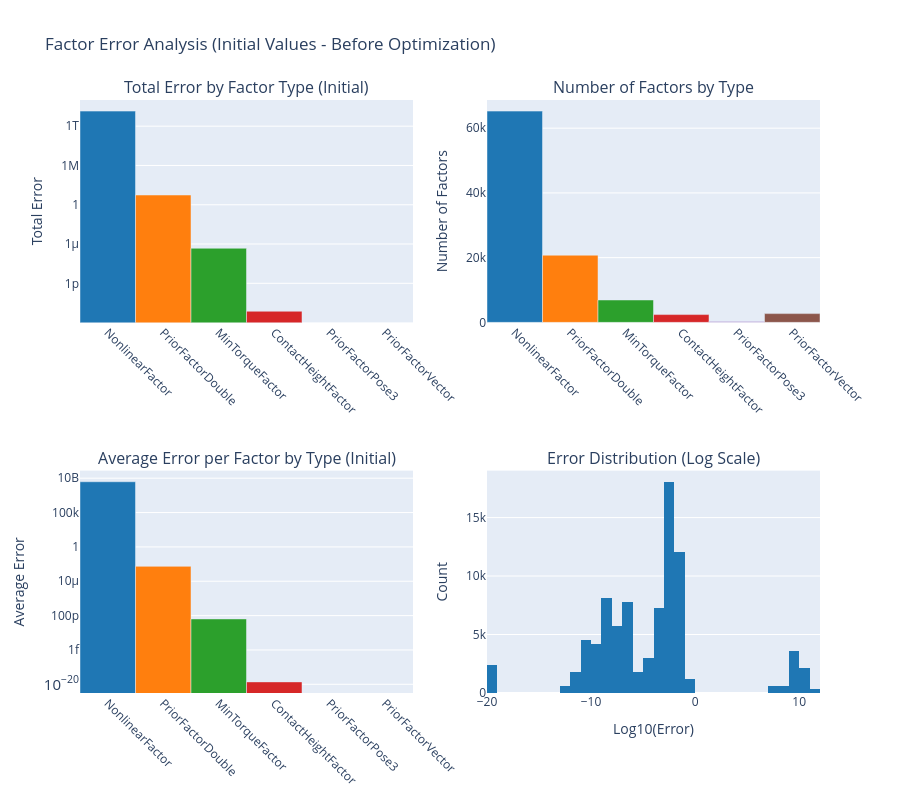

Source (notebook cell):
### Markdown cell above
## 7.1 Analyze Initial Error Before Optimization

Before running the optimization, let's analyze the factor graph errors on the initial zero values to understand the starting point of the problem.

### Code cell
# Analyze factor contributions to INITIAL error (before optimization)
print("Analyzing factor contributions to INITIAL error (before optimization)...")
print(f"Initial total error: {graph.error(init_values):.6e}\n")

# Get all factors and their errors on initial values
initial_factor_errors = []
initial_factor_types = []

for i in range(graph.size()):
    factor = graph.at(i)
    error = factor.error(init_values)
    initial_factor_errors.append(error)
    
    # Get the actual factor type name using Python's type system
    factor_type = type(factor).__name__
    initial_factor_types.append(factor_type)

# Convert to numpy arrays
initial_factor_errors = np.array(initial_factor_errors)
initial_factor_types = np.array(initial_factor_types)

# Group by factor type
unique_types = np.unique(initial_factor_types)
type_errors = {}
type_counts = {}

for ftype in unique_types:
    mask = initial_factor_types == ftype
    type_errors[ftype] = np.sum(initial_factor_errors[mask])
    type_counts[ftype] = np.sum(mask)

# Sort by error contribution
sorted_types = sorted(type_errors.keys(), key=lambda x: type_errors[x], reverse=True)

print(f"Factor Error Analysis (Initial Values):")
print(f"Total factors: {len(initial_factor_errors)}")
print(f"Total error: {np.sum(initial_factor_errors):.6e}")
print(f"\nError by factor type:")
for ftype in sorted_types:
    print(f"  {ftype:40s}: {type_errors[ftype]:12.6e} ({type_counts[ftype]:4d} factors, avg: {type_errors[ftype]/type_counts[ftype]:.6e})")

# Create visualization with Plotly
fig = make_subplots(
    rows=2, cols=2,
    subplot_titles=(
        'Total Error by Factor Type (Initial)',
        'Number of Factors by Type',
        'Average Error per Factor by Type (Initial)',
        'Error Distribution (Log Scale)'
    ),
    specs=[[{"type": "bar"}, {"type": "bar"}],
           [{"type": "bar"}, {"type": "histogram"}]]
)

# Plot 1: Total error by factor type
colors = ['#1f77b4', '#ff7f0e', '#2ca02c', '#d62728', '#9467bd', '#8c564b', '#e377c2', '#bcbd22', '#17becf']
fig.add_trace(
    go.Bar(x=sorted_types, y=[type_errors[t] for t in sorted_types],
           marker_color=colors[:len(sorted_types)],
           name='Total Error'),
    row=1, col=1
)

# Plot 2: Number of factors by type
fig.add_trace(
    go.Bar(x=sorted_types, y=[type_counts[t] for t in sorted_types],
           marker_color=colors[:len(sorted_types)],
           name='Count'),
    row=1, col=2
)

# Plot 3: Average error per factor by type
fig.add_trace(
    go.Bar(x=sorted_types, y=[type_errors[t]/type_counts[t] for t in sorted_types],
           marker_color=colors[:len(sorted_types)],
           name='Avg Error'),
    row=2, col=1
)

# Plot 4: Error distribution histogram (log scale)
fig.add_trace(
    go.Histogram(x=np.log10(initial_factor_errors[initial_factor_errors > 0]),
                 nbinsx=50,
                 marker_color='#1f77b4',
                 name='Error Distribution'),
    row=2, col=2
)

# Update layout
fig.update_xaxes(tickangle=45, row=1, col=1)
fig.update_xaxes(tickangle=45, row=1, col=2)
fig.update_xaxes(tickangle=45, row=2, col=1)
fig.update_xaxes(title_text="Log10(Error)", row=2, col=2)

fig.update_yaxes(type="log", title_text="Total Error", row=1, col=1)
fig.update_yaxes(title_text="Number of Factors", row=1, col=2)
fig.update_yaxes(type="log", title_text="Average Error", row=2, col=1)
fig.update_yaxes(title_text="Count", row=2, col=2)

fig.update_layout(
    height=800,
    title_text="Factor Error Analysis (Initial Values - Before Optimization)",
    showlegend=False
)

fig.show()

### Figure 1 — Plotly figure (JSON) as saved in the notebook; plotly's stock layout.template omitted (floating-point values rounded to 4 significant figures; data arrays with more than 128 entries replaced by an {"elided": "..."} marker saying what was removed)
{"data": [{"marker": {"color": ["#1f77b4", "#ff7f0e", "#2ca02c", "#d62728", "#9467bd", "#8c564b"]}, "name": "Total Error", "type": "bar", "x": ["NonlinearFactor", "PriorFactorDouble", "MinTorqueFactor", "ContactHeightFactor", "PriorFactorPose3", "PriorFactorVector"], "xaxis": "x", "y": [199300000000000.0, 30.48, 2.263e-07, 5.401e-17, 0, 0], "yaxis": "y"}, {"marker": {"color": ["#1f77b4", "#ff7f0e", "#2ca02c", "#d62728", "#9467bd", "#8c564b"]}, "name": "Count", "type": "bar", "x": ["NonlinearFactor", "PriorFactorDouble", "MinTorqueFactor", "ContactHeightFactor", "PriorFactorPose3", "PriorFactorVector"], "xaxis": "x2", "y": [65271, 20746, 6923, 2408, 301, 2709], "yaxis": "y2"}, {"marker": {"color": ["#1f77b4", "#ff7f0e", "#2ca02c", "#d62728", "#9467bd", "#8c564b"]}, "name": "Avg Error", "type": "bar", "x": ["NonlinearFactor", "PriorFactorDouble", "MinTorqueFactor", "ContactHeightFactor", "PriorFactorPose3", "PriorFactorVector"], "xaxis": "x3", "y": [3054000000.0, 0.001469, 3.268e-11, 2.243e-20, 0, 0], "yaxis": "y3"}, {"marker": {"color": "#1f77b4"}, "name": "Error Distribution", "nbinsx": 50, "type": "histogram", "x": {"elided": "85716 float values"}, "xaxis": "x4", "yaxis": "y4"}], "layout": {"annotations": [{"font": {"size": 16}, "showarrow": false, "text": "Total Error by Factor Type (Initial)", "x": 0.225, "xanchor": "center", "xref": "paper", "y": 1, "yanchor": "bottom", "yref": "paper"}, {"font": {"size": 16}, "showarrow": false, "text": "Number of Factors by Type", "x": 0.775, "xanchor": "center", "xref": "paper", "y": 1, "yanchor": "bottom", "yref": "paper"}, {"font": {"size": 16}, "showarrow": false, "text": "Average Error per Factor by Type (Initial)", "x": 0.225, "xanchor": "center", "xref": "paper", "y": 0.375, "yanchor": "bottom", "yref": "paper"}, {"font": {"size": 16}, "showarrow": false, "text": "Error Distribution (Log Scale)", "x": 0.775, "xanchor": "center", "xref": "paper", "y": 0.375, "yanchor": "bottom", "yref": "paper"}], "height": 800, "showlegend": false, "title": {"text": "Factor Error Analysis (Initial Values - Before Optimization)"}, "xaxis": {"anchor": "y", "domain": [0, 0.45], "tickangle": 45}, "xaxis2": {"anchor": "y2", "domain": [0.55, 1], "tickangle": 45}, "xaxis3": {"anchor": "y3", "domain": [0, 0.45], "tickangle": 45}, "xaxis4": {"anchor": "y4", "domain": [0.55, 1], "title": {"text": "Log10(Error)"}}, "yaxis": {"anchor": "x", "domain": [0.625, 1], "title": {"text": "Total Error"}, "type": "log"}, "yaxis2": {"anchor": "x2", "domain": [0.625, 1], "title": {"text": "Number of Factors"}}, "yaxis3": {"anchor": "x3", "domain": [0, 0.375], "title": {"text": "Average Error"}, "type": "log"}, "yaxis4": {"anchor": "x4", "domain": [0, 0.375], "title": {"text": "Count"}}}}
